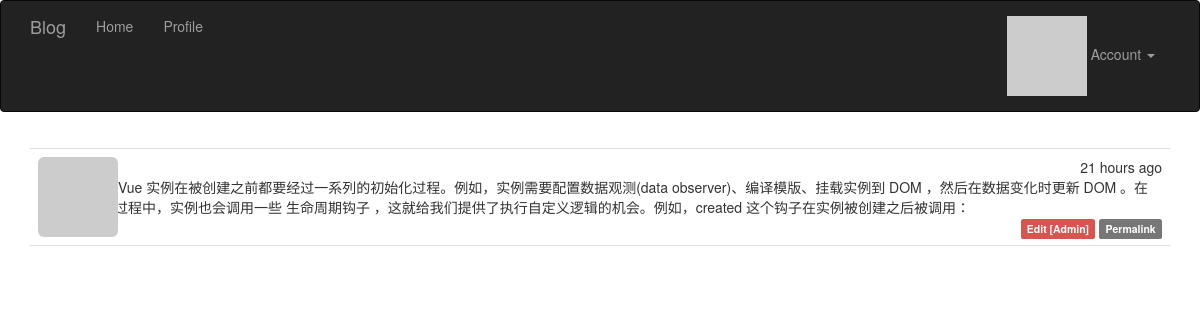
/post/6 (signed in), run on the app's committed database.
### app/models.py (models this page shows, shortened)
class Post(db.Model):
	__tablename__='posts'
	id = db.Column(db.Integer, primary_key=True)
	body = db.Column(db.Text)
	body_html = db.Column(db.Text)
	timestamp = db.Column(db.DateTime, index=True, default=datetime.utcnow)
	author_id = db.Column(db.Integer, db.ForeignKey('users.id'))

### app/main/views.py (the view)
@main.route('/post/<int:id>')
def post(id):
	post = Post.query.get_or_404(id)
	return render_template('post.html',posts=[post])

### app/auth/views.py (called while the page is built)
@auth.before_app_request #在全局的所有request之前，判断如果1.用户登录2.且未确认3.且请求的端点不在auth蓝本中,则强制跳转到unconfirm界面
def before_request():
	if current_user.is_authenticated:
		current_user.ping()
		if not current_user.confirmed \
			and request.endpoint \
			and request.endpoint[:5]!= 'auth.'\
			and request.endpoint != 'static':
			return redirect(url_for('auth.unconfirmed'))

### app/main/__init__.py (called while the page is built)
@main.app_context_processor #Permission类加入全局上下文卡，在所有模板中都可以全局访问
def inject_perssions():
	return dict(Permission=Permission)

### app/models.py (called while the page is built)
	@login_manager.user_loader #这个是登录模块的东西
	def load_user(user_id):
		return User.query.get(int(user_id)) #返回当前user对象，作为current_user

	def can(self, permissions):
		return self.role is not None and \
			(self.role.permissions & permissions) == permissions #权限判断巧妙

	def is_administrator(self):
		return self.can(Permission.ADMINISTER)

	def ping(self):
		self.last_seen = datetime.utcnow()
		db.session.add(self)

	def gravatar(self,size=100,default='identicon', rating='g'):
		if request.is_secure:
			url = 'https://secure.gravatar.com/avatar'
		else:
			url = 'http://gravatar.com/avatar'
		hash = hashlib.md5(self.email.encode('utf-8')).hexdigest()
		return '{url}/{hash}?s={size}&d={default}&r={rating}'.format(
			url=url,hash=hash,size=size,default=default,rating=rating)

### app/templates/post.html (shortened to what this page needs)
{% extends "base.html" %}
{% import "_macros.html" as macros %}
{% block page_content %}
{% include '_posts.html' %}
{% endblock %}

### app/templates/_posts.html
<ul class="posts">
    {% for post in posts %}
    <li class="post">
        <div class="post-thumbnail">
            <a href="{{ url_for('.user', username=post.author.username) }}">
                <img class="img-rounded profile-thumbnail" src="{{ post.author.gravatar(size=40) }}">
            </a>
        </div>
        <div class="post-content">
            <div class="post-date">{{ moment(post.timestamp).fromNow() }}</div>
            <div class="post-author"><a href="{{ url_for('.user', username=post.author.username) }}">{{ post.author.username }}</a></div>
            <div class="post-body">
                {% if post.body_html%}
                {{post.body_html | safe}}
                {% else %}
                {{post.body}}
                {% endif %}
            </div>
            <div class="post-footer">
                {% if current_user == post.author %}
                    <a href="{{url_for('.edit',id=post.id)}}">
                        <span class="label label-primary">Edit</span>
                    </a>
                {% elif current_user.is_administrator() %}
                    <a href="{{url_for('.edit',id=post.id)}}">
                        <span class="label label-danger">Edit [Admin]</span>
                    </a>
                {% endif %}
                <a href="{{url_for('.post',id=post.id)}}">
                    <span class="label label-default">Permalink</span>
                </a>
            </div>
        </div>
    </li>
    {% endfor %}
</ul>

### app/static/style.css (style rules this page uses)
.profile-thumbnail { position: absolute; }
ul.posts { list-style-type: none; padding: 0px; margin: 16px 0px 0px 0px; border-top: 1px solid #e0e0e0; }
ul.posts li.post { padding: 8px; border-bottom: 1px solid #e0e0e0; }
div.post-date { float: right; }
div.post-author { font-weight: bold; }
div.post-thumbnail { position: absolute; }
div.post-content { margin-left: 48px; min-height: 48px; }
div.post-footer { text-align: right; }

### data on the page
Post: timestamp "21 hours ago", body "每个 Vue 实例在被创建之前都要经过一系列的初始化过程。例如，实例需要配置数据观测(data observer)、编译模版、挂载实例到 DOM ，然后在数据变化时更新 DOM 。在这个过程中，实例也会调用一些 生命周期钩子 ，这就给我们提供了执行自定义逻辑的机会。例如，created 这个钩子在实例被创建之后被调用："
